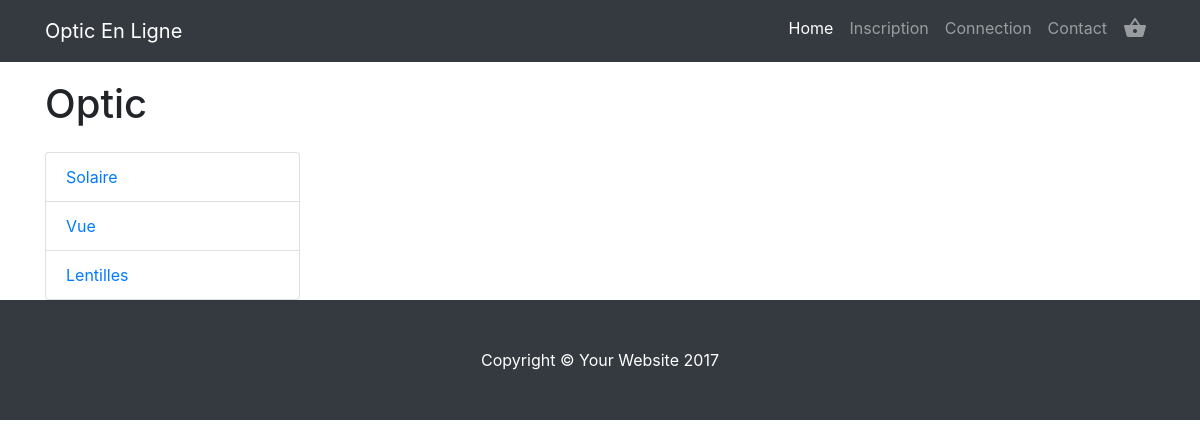
Page /index.php?p=solaire on the earlier database version.
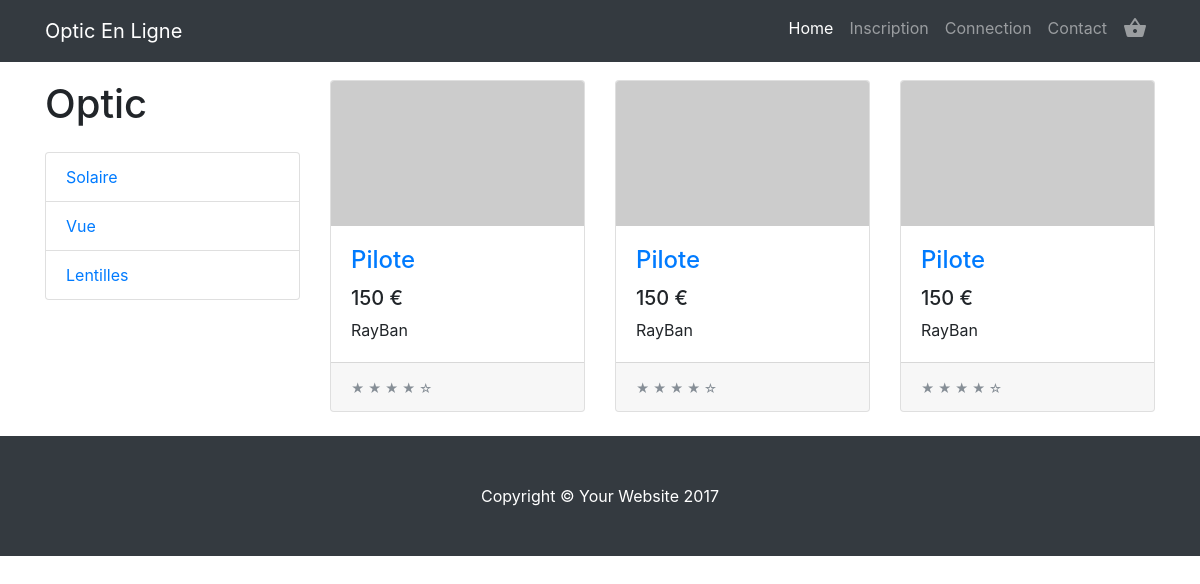
Same page on the later database version.
### tables this page shows
CREATE TABLE `glasses` (
  `id` int(11) NOT NULL,
  `name` varchar(255) NOT NULL,
  `marque` varchar(255) NOT NULL,
  `price` varchar(255) NOT NULL,
  `size` varchar(255) NOT NULL,
  `type` varchar(255) NOT NULL,
  `ref` varchar(255) NOT NULL,
  `sexe` varchar(255) NOT NULL,
  `image` blob NOT NULL
);

### Controllers/solaireController.php (called while the page is built)
<?php
require_once ('Models/GlassesSQL.php');
$selectSolaire = new GlassesSQL();
$solaireGlasses = $selectSolaire->selectSolaire();
require_once ('Views/solaire.php');

### Models/GlassesSQL.php (called while the page is built, shortened)
<?php
class GlassesSQL
{
    public function selectSolaire()
    {
        global $bdd;
        $selectSolaire = $bdd->prepare("SELECT * FROM glasses WHERE type = 'Solaire'");
        $selectSolaire->execute();
        $solaireGlasses = $selectSolaire->fetchAll();
        return $solaireGlasses;
    }
}

### Views/solaire.php (the view, shortened to what this page needs)
<?php
require_once ('Views/Layout.php');
?>
<body>
<div class="container">
    <div class="row">
        <div class="col-lg-3">
            <h1 class="my-4">Optic</h1>
            <div class="list-group">
                <a href="index.php?p=solaire" class="list-group-item">Solaire</a>
                <a href="index.php?p=vue" class="list-group-item">Vue</a>
                <a href="#" class="list-group-item">Lentilles</a>
            </div>
        </div>
        <div class="col-lg-9">
            <div class="row">
                <?php foreach ($solaireGlasses as $item) { ?>
                    <div class="col-lg-4 col-md-6 mb-4">
                        <div class="card h-100">
                            <a href="index.php?p=productDetail&id=<?php echo $item['id']?>"><img class="card-img-top" src="http://placehold.it/700x400" alt=""></a>
                            <div class="card-body">
                                <h4 class="card-title">
                                    <a href="index.php?p=productDetail&id=<?php echo $item['id']?>"><?php echo $item['name']?></a>
                                </h4>
                                <h5><?php echo $item['price']?> €</h5>
                                <p class="card-text"><?php echo $item['marque']?></p>
                            </div>
                            <div class="card-footer">
                                <small class="text-muted">&#9733; &#9733; &#9733; &#9733; &#9734;</small>
                            </div>
                        </div>
                    </div>
                <?php }?>
            </div>
        </div>
    </div>
</div>
<footer class="py-5 bg-dark">
    <div class="container">
        <p class="m-0 text-center text-white">Copyright &copy; Your Website 2017</p>
    </div>
</footer>
</body>
</html>

Differences in the rows shown:
added glasses: name "Pilote", price "150", marque "RayBan"
added glasses: name "Pilote", price "150", marque "RayBan"
added glasses: name "Pilote", price "150", marque "RayBan"
